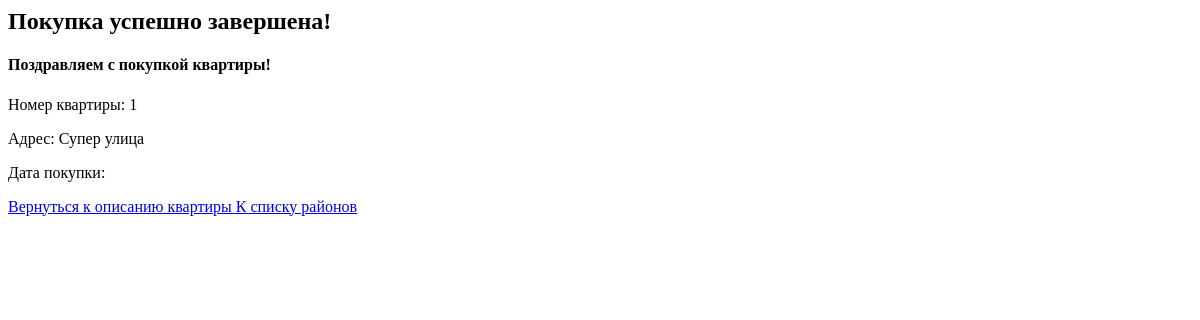
Page /apartments/purchase/success/1/ on the earlier database version.
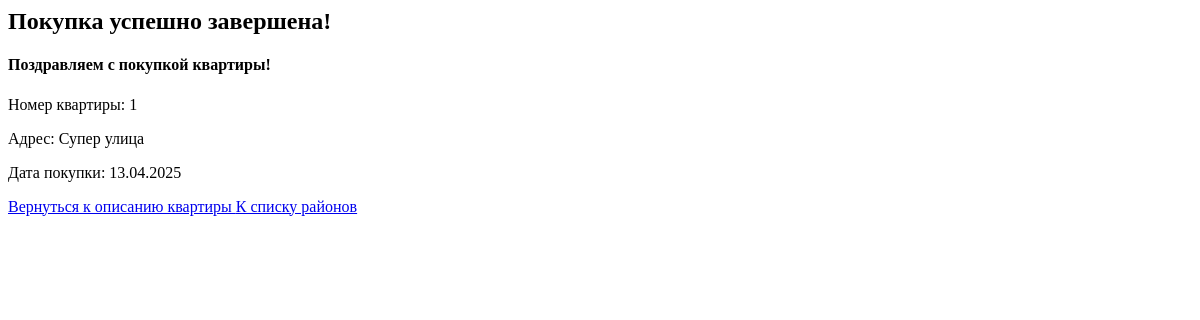
Same page on the later database version.
### diplomapp/models.py (models this page shows, shortened)
class Apartment(models.Model):
    FINISHING_CHOICES = [
        ('', 'Любая отделка'),
        ('черновая', 'Черновая'),
        ('чистовая', 'Чистовая'),
        ('евро', 'Евроремонт'),
        ('дизайнерский', 'Дизайнерский'),
    ]
    building = models.ForeignKey(Building, on_delete=models.CASCADE)
    price = models.DecimalField(max_digits=10, decimal_places=2)
    bedrooms = models.IntegerField()
    square_footage = models.DecimalField(max_digits=6, decimal_places=2)
    description = models.TextField()
    image = models.ImageField(upload_to='apartments/images/', null=True, blank=True)
    is_sold = models.BooleanField(default=False)
    created_at = models.DateTimeField(auto_now_add=True)
    updated_at = models.DateTimeField(auto_now=True)
    is_active = models.BooleanField(default=True)
    sold_date = models.DateField(null=True, blank=True)
    floor = models.IntegerField(null=True, blank=True)
    finishing = models.CharField(
        max_length=20,
        choices=FINISHING_CHOICES,
        default='',
        verbose_name='Тип отделки'
    )
    user = models.ForeignKey(User, on_delete=models.SET_NULL, null=True, blank=True)
    allow_multiple_purchases = models.BooleanField(default=False)

class Building(models.Model):
    address = models.CharField(max_length=200)
    district = models.ForeignKey(District, on_delete=models.CASCADE)
    year_built = models.IntegerField()
    image = models.ImageField(upload_to='buildings/', null=True, blank=True)

### diplomapp/views.py (the view)
# urls.py: path('purchase/success/<int:apartment_pk>/', views.purchase_success, name='purchase_success'),
def purchase_success(request, apartment_pk):
    apartment = get_object_or_404(Apartment, pk=apartment_pk)
    return render(request, 'diplomapp/purchase_success.html', {'apartment': apartment})

### diplomapp/templates/diplomapp/purchase_success.html
{% block content %}
<div class="container mt-5">
    <div class="card">
        <div class="card-header bg-success text-white">
            <h2>Покупка успешно завершена!</h2>
        </div>
        <div class="card-body">
            <div class="alert alert-success">
                <h4>Поздравляем с покупкой квартиры!</h4>
                <p>Номер квартиры: {{ apartment.id }}</p>
                <p>Адрес: {{ apartment.building.address }}</p>
                <p>Дата покупки: {{ apartment.sold_date|date:"d.m.Y" }}</p>
            </div>
            <a href="{% url 'apartment_detail' apartment.pk %}" class="btn btn-primary">
                Вернуться к описанию квартиры
            </a>
            <a href="{% url 'district_list' %}" class="btn btn-outline-primary">
                К списку районов
            </a>
        </div>
    </div>
</div>
{% endblock %}

Differences in the rows shown:
changed Apartment "Супер улица": sold_date (not shown) → "13.04.2025"
